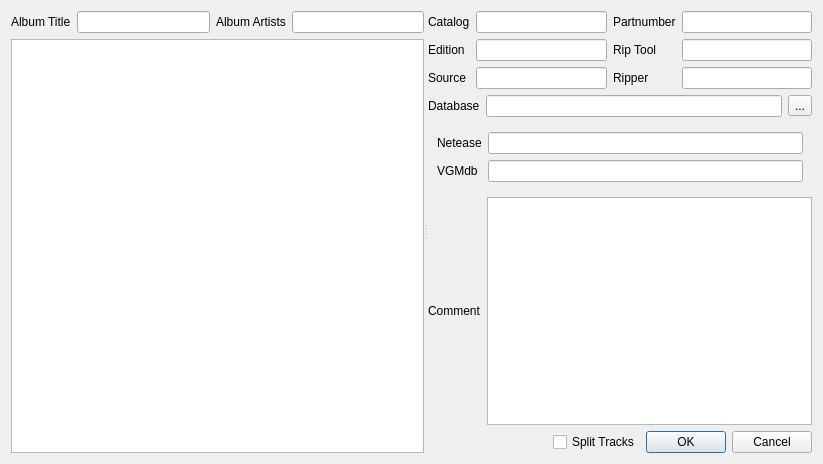
<?xml version="1.0" encoding="UTF-8"?>
<ui version="4.0">
 <class>Dialog</class>
 <widget class="QDialog" name="Dialog">
  <property name="geometry">
   <rect>
    <x>0</x>
    <y>0</y>
    <width>823</width>
    <height>464</height>
   </rect>
  </property>
  <property name="windowTitle">
   <string>Edit tracks transcoding properties</string>
  </property>
  <layout class="QVBoxLayout" name="verticalLayout_3">
   <item>
    <widget class="QSplitter" name="splitter">
     <property name="orientation">
      <enum>Qt::Horizontal</enum>
     </property>
     <widget class="QWidget" name="layoutWidget">
      <layout class="QVBoxLayout" name="verticalLayout_2">
       <item>
        <layout class="QHBoxLayout" name="horizontalLayout_3">
         <item>
          <widget class="QLabel" name="label_9">
           <property name="text">
            <string>Album Title</string>
           </property>
          </widget>
         </item>
         <item>
          <widget class="QLineEdit" name="txt_album_title"/>
         </item>
         <item>
          <widget class="QLabel" name="label_10">
           <property name="text">
            <string>Album Artists</string>
           </property>
          </widget>
         </item>
         <item>
          <widget class="QLineEdit" name="txt_album_artists"/>
         </item>
        </layout>
       </item>
       <item>
        <widget class="QTableWidget" name="tableWidget"/>
       </item>
      </layout>
     </widget>
     <widget class="QWidget" name="layoutWidget_2">
      <layout class="QVBoxLayout" name="verticalLayout">
       <item>
        <layout class="QGridLayout" name="gridLayout">
         <item row="0" column="2">
          <widget class="QLabel" name="label_2">
           <property name="text">
            <string>Partnumber</string>
           </property>
          </widget>
         </item>
         <item row="2" column="3">
          <widget class="QLineEdit" name="lineEdit_6"/>
         </item>
         <item row="1" column="1">
          <widget class="QLineEdit" name="txt_edition"/>
         </item>
         <item row="1" column="0">
          <widget class="QLabel" name="label_3">
           <property name="text">
            <string>Edition</string>
           </property>
          </widget>
         </item>
         <item row="2" column="0">
          <widget class="QLabel" name="label_5">
           <property name="text">
            <string>Source</string>
           </property>
          </widget>
         </item>
         <item row="0" column="0">
          <widget class="QLabel" name="label">
           <property name="text">
            <string>Catalog</string>
           </property>
          </widget>
         </item>
         <item row="0" column="3">
          <widget class="QLineEdit" name="txt_partnumber"/>
         </item>
         <item row="0" column="1">
          <widget class="QLineEdit" name="txt_catalog"/>
         </item>
         <item row="2" column="1">
          <widget class="QLineEdit" name="txt_source"/>
         </item>
         <item row="2" column="2">
          <widget class="QLabel" name="label_6">
           <property name="text">
            <string>Ripper</string>
           </property>
          </widget>
         </item>
         <item row="1" column="3">
          <widget class="QLineEdit" name="txt_rip_tool"/>
         </item>
         <item row="1" column="2">
          <widget class="QLabel" name="label_4">
           <property name="text">
            <string>Rip Tool</string>
           </property>
          </widget>
         </item>
        </layout>
       </item>
       <item>
        <layout class="QHBoxLayout" name="horizontalLayout">
         <item>
          <widget class="QLabel" name="label_7">
           <property name="text">
            <string>Database</string>
           </property>
          </widget>
         </item>
         <item>
          <widget class="QLineEdit" name="lineEdit_7"/>
         </item>
         <item>
          <widget class="QToolButton" name="toolButton">
           <property name="text">
            <string>...</string>
           </property>
          </widget>
         </item>
        </layout>
       </item>
       <item>
        <widget class="QWidget" name="widget_databases" native="true">
         <layout class="QFormLayout" name="formLayout">
          <item row="0" column="0">
           <widget class="QLabel" name="label_11">
            <property name="text">
             <string>Netease</string>
            </property>
           </widget>
          </item>
          <item row="0" column="1">
           <widget class="QLineEdit" name="lineEdit"/>
          </item>
          <item row="1" column="0">
           <widget class="QLabel" name="label_12">
            <property name="text">
             <string>VGMdb</string>
            </property>
           </widget>
          </item>
          <item row="1" column="1">
           <widget class="QLineEdit" name="lineEdit_2"/>
          </item>
         </layout>
        </widget>
       </item>
       <item>
        <layout class="QHBoxLayout" name="horizontalLayout_2">
         <item>
          <widget class="QLabel" name="label_8">
           <property name="text">
            <string>Comment</string>
           </property>
          </widget>
         </item>
         <item>
          <widget class="QPlainTextEdit" name="plainTextEdit"/>
         </item>
        </layout>
       </item>
       <item>
        <layout class="QHBoxLayout" name="horizontalLayout_4" stretch="1,0,0">
         <item>
          <spacer name="horizontalSpacer">
           <property name="orientation">
            <enum>Qt::Horizontal</enum>
           </property>
           <property name="sizeHint" stdset="0">
            <size>
             <width>40</width>
             <height>20</height>
            </size>
           </property>
          </spacer>
         </item>
         <item>
          <widget class="QCheckBox" name="check_split_tracks">
           <property name="text">
            <string>Split Tracks</string>
           </property>
          </widget>
         </item>
         <item>
          <widget class="QDialogButtonBox" name="buttonBox">
           <property name="orientation">
            <enum>Qt::Horizontal</enum>
           </property>
           <property name="standardButtons">
            <set>QDialogButtonBox::Cancel|QDialogButtonBox::Ok</set>
           </property>
          </widget>
         </item>
        </layout>
       </item>
      </layout>
     </widget>
    </widget>
   </item>
  </layout>
 </widget>
 <resources/>
 <connections>
  <connection>
   <sender>buttonBox</sender>
   <signal>accepted()</signal>
   <receiver>Dialog</receiver>
   <slot>accept()</slot>
   <hints>
    <hint type="sourcelabel">
     <x>248</x>
     <y>254</y>
    </hint>
    <hint type="destinationlabel">
     <x>157</x>
     <y>274</y>
    </hint>
   </hints>
  </connection>
  <connection>
   <sender>buttonBox</sender>
   <signal>rejected()</signal>
   <receiver>Dialog</receiver>
   <slot>reject()</slot>
   <hints>
    <hint type="sourcelabel">
     <x>316</x>
     <y>260</y>
    </hint>
    <hint type="destinationlabel">
     <x>286</x>
     <y>274</y>
    </hint>
   </hints>
  </connection>
 </connections>
</ui>
